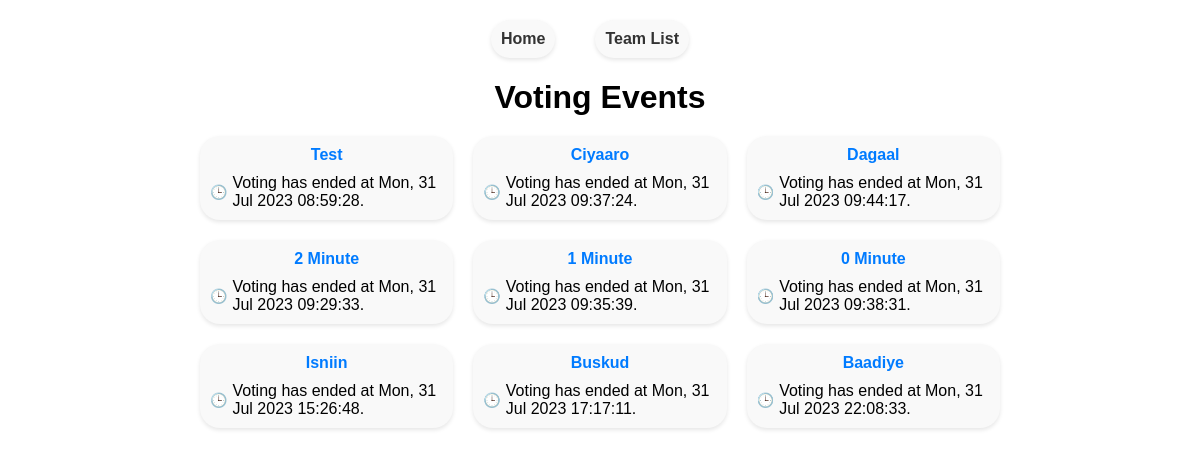
Page /view_events (signed in) on the committed database.
### voting/models.py (models this page shows, shortened)
class VotingEvent(models.Model):
    name = models.CharField(max_length=100)
    start_time = models.DateTimeField()
    end_time = models.DateTimeField()
    def is_voting_active(self):
        now = timezone.now()
        print("Start Time:", self.start_time)
        print("End Time:", self.end_time)
        print("Current Time:", now)
        return self.start_time <= now <= self.end_time

### voting/views.py (the view)
# urls.py: path('view_events', views.view_events, name='view_events'),
@login_required
def view_events(request):
    events = VotingEvent.objects.all()
    return render(request, 'voting/view_events.html', {'events': events})

### voting/templates/voting/view_events.html (shortened to what this page needs)
<!DOCTYPE html>
<html>
<head>
</head>
<body>
   {% include 'voting/navbar.html' %}
    <h1>Voting Events</h1>
    <ul>
        {% for event in events %}
            <li>
                <a href="{% url 'vote' event_id=event.id %}">{{ event.name }}</a>
                <div class="voting-status-container">
                    {% if event.is_voting_active %}
                        <span class="status-circle"></span> Voting is active.
                    {% else %}
                        <span class="status-clock">🕒</span> Voting has ended at {{ event.end_time|date:"D, d M Y H:i:s" }}.
                    {% endif %}
                </div>
            </li>
        {% endfor %}
    </ul>
</body>
</html>

### voting/templates/voting/navbar.html (shortened to what this page needs)
<!DOCTYPE html>
<html>
<head>
</head>
<body>
    <div class="container">
        <nav>
            <ul>
                <li><a href="{% url 'view_events' %}">Home</a></li>
                <li><a href="{% url 'team_list' %}">Team List</a></li>
            </ul>
        </nav>
    </div>
</body>
</html>

### voting/templates/voting/view_events.html (style rules this page uses)
body { font-family: Arial, sans-serif; padding: 20px; max-width: 800px; margin: 0 auto; }
.container { display: flex; justify-content: center; margin-bottom: 20px; }
nav ul { list-style: none; margin: 0; padding: 0; display: flex; }
nav li { margin-right: 20px; }
nav li a { text-decoration: none; color: #333; }
h1 { margin-bottom: 20px; text-align: center; }
ul { list-style: none; padding: 0; display: grid; grid-template-columns: repeat(3, 1fr); gap: 20px; }
li { padding: 10px; border-radius: 20px; background-color: #f9f9f9; box-shadow: 0 2px 4px rgba(0, 0, 0, 0.1); display: flex; flex-direction: column; align-items: center; }
li a { text-decoration: none; color: #007bff; font-weight: bold; }
.voting-status-container { display: flex; align-items: center; margin-top: 10px; }
.status-clock { font-size: 14px; margin-right: 5px; }

### voting/templates/voting/navbar.html (style rules this page uses)
nav ul { list-style: none; margin: 0; padding: 0; display: flex; }
nav li { margin-right: 20px; }
nav li a { text-decoration: none; color: #333; }

### rows in the picture
VotingEvent: name "Test", end_time "Mon, 31 Jul 2023 08:59:28"
VotingEvent: name "Ciyaaro", end_time "Mon, 31 Jul 2023 09:37:24"
VotingEvent: name "Dagaal", end_time "Mon, 31 Jul 2023 09:44:17"
VotingEvent: name "2 Minute", end_time "Mon, 31 Jul 2023 09:29:33"
VotingEvent: name "1 Minute", end_time "Mon, 31 Jul 2023 09:35:39"
VotingEvent: name "0 Minute", end_time "Mon, 31 Jul 2023 09:38:31"
VotingEvent: name "Isniin", end_time "Mon, 31 Jul 2023 15:26:48"
VotingEvent: name "Buskud", end_time "Mon, 31 Jul 2023 17:17:11"
VotingEvent: name "Baadiye", end_time "Mon, 31 Jul 2023 22:08:33"
